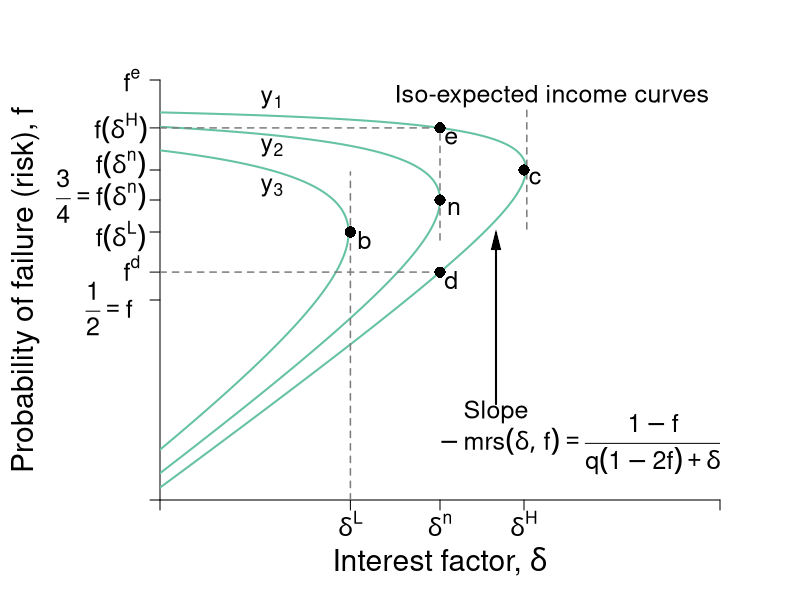

Write the R code that produced this figure.
#Graph Designer: Simon Halliday
#Authors: Bowles, Foley and Halliday
#Title: Coordination, Conflict and Competition: A Text in Microeconomics

library(shape)
pdf(file = "credit/non_contractual_brf_part_a.pdf", width = 8, height = 6)

#Set parameters for graphics
axislabelsize <- 1.8
labelsize <- 1.5
namesize <- 1.8
annotatesize <- 1.5
graphlinewidth <- 2
segmentlinewidth <- 1.5

COL <- c("#7fc97f", "#beaed4", "#fdc086", "#ffff99", "#386cb0", "#f0027f", "#bf5b17", "#666666")
COLA <- c("#e0f3db", "#99d8c9","#66c2a4","#41ae76", "#238b45", "#005824")
COLB <- c("#c6dbef", "#4eb3d3", "#2b8cbe", "#0868ac","#084081")
grays <- gray.colors(25, start = 1, end = 0)

#Edited the margins to cater for the larger LHS labels
par(mar =  c(5, 8, 4, 4))

brfFn <- function(delta, mu = 1) {
  .5 + (delta / (2 * mu)) 
}

isoreturnFn <- function(delta, pi=0.125) {
  1 - (pi)/delta
}


yFn <- function(d1, f1, mu = 1){
  mu*f1*(1 - f1) - d1*(1 - f1)
}

ylow <- function(delta, mu = 1, ybar = 0.03){
  (-sqrt(delta^2 - 2*delta*mu + mu^2 - 4*mu*ybar) + delta + mu)/(2*mu)
}

yhigh <- function(delta, mu = 1, ybar = 0.03){
  (sqrt(delta^2 - 2*delta*mu + mu^2 - 4*mu*ybar) + delta + mu)/(2*mu)
}

xlims <- c(0, 1)
ylims <- c(0, 1.05)

npts <- 501 
d1 <- seq(xlims[1], xlims[2], length.out = npts)
f1 <- seq(ylims[1], ylims[2], length.out = npts) 
a <- c(0.03, 0.0625, 0.11)

plot(0, 0, xlim = xlims, ylim = ylims, type = "n",
     xlab = expression(paste("")),
     ylab = expression(paste("")), 
     xaxt = "n", 
     yaxt = "n", 
     cex.lab = axislabelsize, 
     bty = "n", 
     xaxs="i", 
     yaxs="i"
)


# ticksy <- seq(from = 0, to = ylims[2], by = 0.1)
# ylabels <- seq(from = 0, to = ylims[2], by = 0.1)
# ticksx <- seq(from = 0, to = xlims[2], by = 0.1)
# xlabels <- seq(from = 0, to = xlims[2], by = 0.1)
ticksy <- c(ylims[1], 0.5, ylow(delta = 0.5), brfFn(delta = 0.34), brfFn(delta = 0.5), brfFn(delta = 0.65), yhigh(delta = 0.5), ylims[2])
ylabels <- c(NA, NA, NA, NA,NA,NA, NA, NA)
#ylabels <- c(NA, expression(paste(f == frac(1,2))), expression(paste(f^d)), expression(paste(f*(delta^L) )),  expression(paste(f*(delta^n) == frac(3,4))),expression(paste(f*(delta^H) )), expression(paste(f^e)), NA)
ticksx <- c(xlims[1], 0.34, 0.5, 0.65, xlims[2])
xlabels <- c(NA,  expression(paste(delta^L)), expression(paste(delta^n)), expression(paste(delta^H)), NA)

axis(1, at = ticksx, pos = 0, labels = xlabels, cex.axis = labelsize)
axis(2, at = ticksy, pos = 0, labels = ylabels, las = 1,cex.axis = labelsize)

#ylabels <- c(NA, expression(paste(f == frac(1,2))), expression(paste(f^d)), expression(paste(f*(delta^L) )),  expression(paste(f*(delta^n) == frac(3,4))),expression(paste(f*(delta^H) )), expression(paste(f^e)), NA)
text(-0.0905, 0.48, expression(paste(frac(1,2) == f)), cex = labelsize, xpd =TRUE)
text(-0.05, 0.58, expression(paste(f^d)), cex = labelsize, xpd =TRUE)
text(-0.07, 0.66, expression(paste(f*(delta^L) )), cex = labelsize, xpd =TRUE)
text(-0.105, 0.76, expression(paste(frac(3,4) == f*(delta^n) )), cex = labelsize, xpd =TRUE)
text(-0.07, 0.84, expression(paste(f*(delta^n))), cex = labelsize, xpd =TRUE)
text(-0.07, 0.93, expression(paste(f*(delta^H) )), cex = labelsize, xpd =TRUE)
text(-0.05, 1.05, expression(paste(f^e)), cex = labelsize, xpd =TRUE)
# y-labels with numeric values
# text(-0.0905, 0.48, expression(paste(frac(1,2) == f)), cex = labelsize, xpd =TRUE)
# text(-0.05, 0.58, expression(paste(0.57 == f^d)), cex = labelsize, xpd =TRUE)
# text(-0.07, 0.66, expression(paste(0.67 == f*(delta^L) )), cex = labelsize, xpd =TRUE)
# text(-0.105, 0.76, expression(paste(frac(3,4) == f*(delta^n))), cex = labelsize, xpd =TRUE)
# text(-0.07, 0.84, expression(paste(0.83 == f*(delta^n) )), cex = labelsize, xpd =TRUE)
# text(-0.07, 0.93, expression(paste(0.93 == f*(delta^H) )), cex = labelsize, xpd =TRUE)
# text(-0.05, 1.05, expression(paste(1.05f^e)), cex = labelsize, xpd =TRUE)


npts <- 503 
xx1 <- seq(xlims[1], xlims[2], length.out = npts)
xx2 <- seq(0, 1, length.out = npts)

#Draw the graphs
#lines(xx1, brfFn(xx1), col = COLA[4], lwd = graphlinewidth)

#Axis labels
mtext(expression(paste("Interest factor, ", delta)), side = 1, line = 3, cex = axislabelsize)
text(-0.24, 0.5*(ylims[2]), expression(paste("Probability of failure (risk), ", f)), xpd = TRUE, cex = axislabelsize, srt = 90) 

#Contour lines
contour(d1, f1,
        outer(d1, f1, yFn),
        drawlabels = FALSE,
        col = COLA[3],
        lwd = graphlinewidth,
        levels = a,
        xaxs="i",
        yaxs="i",
        add = TRUE)

segments(0.5, 0.65, 0.5, yhigh(delta = 0.5), lty = 2, col = grays[20] , lwd = segmentlinewidth)
segments(0, yhigh(delta = 0.5), 0.5, yhigh(delta = 0.5), lty = 2, col = grays[20] , lwd = segmentlinewidth)
segments(0, ylow(delta = 0.5), 0.5, ylow(delta = 0.5), lty = 2, col = grays[20] , lwd = segmentlinewidth)

segments(0.34,0, 0.34, brfFn(delta = 0.34) + 0.15, lty = 2, col = grays[20] , lwd = segmentlinewidth)
segments(0.655, brfFn(delta = 0.655) - 0.15, 0.655, brfFn(delta = 0.655) + 0.15, lty = 2, col = grays[20] , lwd = segmentlinewidth)

#segments(0, brfFn(delta = 0.5), 0.5, brfFn(delta = 0.5), lty = 2, col = "gray" , lwd = segmentlinewidth)

# 
# segments(8, 0, 8,indiffA(x = 8)  , lty = 2, col = "gray" , lwd = segmentlinewidth)
# segments(0, indiffA(x = 8) , 8,indiffA(x = 8)  , lty = 2, col = "gray" , lwd = segmentlinewidth)

text(0.5+ 0.025, brfFn(delta = 0.5) - 0.02, expression(paste(n)), cex = labelsize)
points(0.5, brfFn(delta = 0.5), pch = 16, col = "black", cex = 1.5)
text(0.34+ 0.025, brfFn(delta = 0.34) - 0.02, expression(paste(b)), cex = labelsize)
points(0.34, brfFn(delta = 0.34), pch = 16, col = "black", cex = 1.5)
text(0.65+ 0.02, brfFn(delta = 0.65) - 0.02, expression(paste(c)), cex = labelsize)
points(0.65, brfFn(delta = 0.65), pch = 16, col = "black", cex = 1.5)

text(0.5+ 0.02, ylow(delta = 0.5) - 0.02, expression(paste(d)), cex = labelsize)
points(0.5, ylow(delta = 0.5), pch = 16, col = "black", cex = 1.5)
text(0.5+ 0.02, yhigh(delta = 0.5) - 0.025, expression(paste(e)), cex = labelsize)
points(0.5, yhigh(delta = 0.5), pch = 16, col = "black", cex = 1.5)



text(0.7, 1.01, expression(paste("Iso-expected income curves")), cex = labelsize)
#text(0.3, 1.01, expression(paste(y[1] == y^L)), cex = labelsize)
#text(0.3, 0.88, expression(paste(y[2] == y^{NE})), cex = labelsize)
#text(0.2, 0.75, expression(paste(y[3] == y^H)), cex = labelsize)
text(0.2, 1, expression(paste(y[1])), cex = labelsize)
text(0.2, 0.88, expression(paste(y[2])), cex = labelsize)
text(0.2, 0.78, expression(paste(y[3])), cex = labelsize)
text(0.6, 0.22, expression(Slope), cex = labelsize)
text(0.75, 0.14, expression(paste(-mrs(delta, f) == frac(1 - f, q*(1 - 2*f) + delta))), cex = labelsize)
Arrows(0.6, 0.24, 0.6, 0.65, col = "black", lty = 1, lwd = 2, arr.type = "triangle", arr.lwd = 0.5)

#text(0.85, 0.68, expression(paste("A's Best Response")), cex = labelsize, xpd  = TRUE)
#text(0.85, 0.63, expression(paste("function")), cex = labelsize, xpd  = TRUE)
#text(0.86, 0.55, expression(paste("Slope ", phantom() == frac(1, 2*q))), cex = labelsize, xpd  = TRUE)
#Arrows(0.85, 0.73, 0.85, 0.89, col = "black", lty = 1, lwd = 2, arr.type = "triangle", arr.lwd = 0.5)

dev.off()
